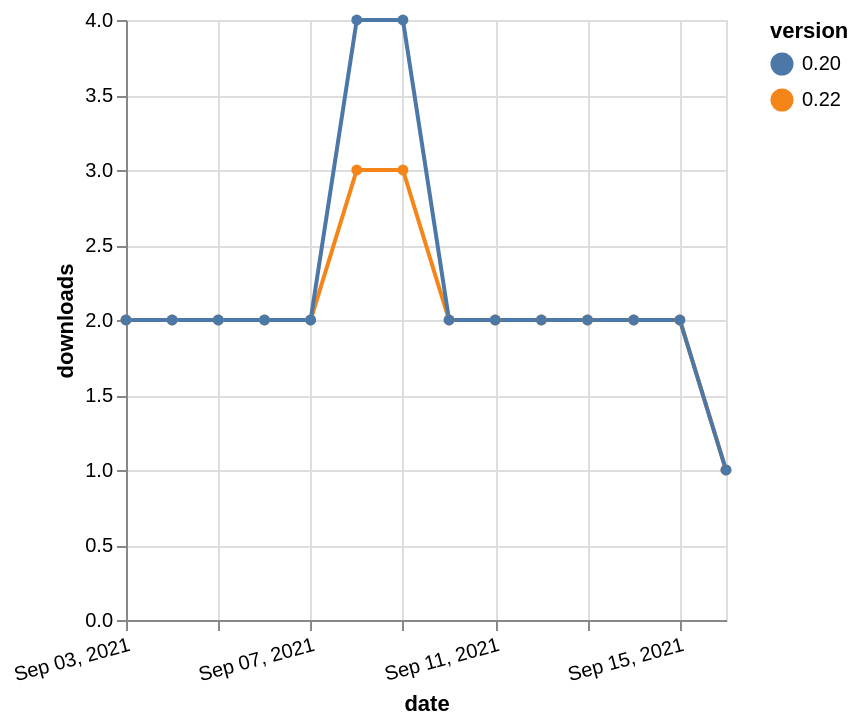

This figure's Vega-Lite source:
### Vega-Lite specification from a JSON file in a GitHub repository (floating-point values rounded to 4 significant figures)
{"$schema": "https://vega.github.io/schema/vega-lite/v5.json", "description": "A simple bar chart with embedded data.", "data": {"values": [{"date": "2021-09-03", "total": 1001, "delta": 2, "version": "0.22"}, {"date": "2021-09-04", "total": 1003, "delta": 2, "version": "0.22"}, {"date": "2021-09-05", "total": 1005, "delta": 2, "version": "0.22"}, {"date": "2021-09-06", "total": 1007, "delta": 2, "version": "0.22"}, {"date": "2021-09-07", "total": 1009, "delta": 2, "version": "0.22"}, {"date": "2021-09-08", "total": 1012, "delta": 3, "version": "0.22"}, {"date": "2021-09-09", "total": 1015, "delta": 3, "version": "0.22"}, {"date": "2021-09-10", "total": 1017, "delta": 2, "version": "0.22"}, {"date": "2021-09-11", "total": 1019, "delta": 2, "version": "0.22"}, {"date": "2021-09-12", "total": 1021, "delta": 2, "version": "0.22"}, {"date": "2021-09-13", "total": 1023, "delta": 2, "version": "0.22"}, {"date": "2021-09-14", "total": 1025, "delta": 2, "version": "0.22"}, {"date": "2021-09-15", "total": 1027, "delta": 2, "version": "0.22"}, {"date": "2021-09-16", "total": 1028, "delta": 1, "version": "0.22"}, {"date": "2021-09-03", "total": 1350, "delta": 2, "version": "0.20"}, {"date": "2021-09-04", "total": 1352, "delta": 2, "version": "0.20"}, {"date": "2021-09-05", "total": 1354, "delta": 2, "version": "0.20"}, {"date": "2021-09-06", "total": 1356, "delta": 2, "version": "0.20"}, {"date": "2021-09-07", "total": 1358, "delta": 2, "version": "0.20"}, {"date": "2021-09-08", "total": 1362, "delta": 4, "version": "0.20"}, {"date": "2021-09-09", "total": 1366, "delta": 4, "version": "0.20"}, {"date": "2021-09-10", "total": 1368, "delta": 2, "version": "0.20"}, {"date": "2021-09-11", "total": 1370, "delta": 2, "version": "0.20"}, {"date": "2021-09-12", "total": 1372, "delta": 2, "version": "0.20"}, {"date": "2021-09-13", "total": 1374, "delta": 2, "version": "0.20"}, {"date": "2021-09-14", "total": 1376, "delta": 2, "version": "0.20"}, {"date": "2021-09-15", "total": 1378, "delta": 2, "version": "0.20"}, {"date": "2021-09-16", "total": 1379, "delta": 1, "version": "0.20"}]}, "width": "container", "mark": {"type": "line", "point": {"filled": true}}, "encoding": {"x": {"field": "date", "type": "temporal", "timeUnit": "yearmonthdate", "title": "date", "axis": {"labelAngle": -15}}, "y": {"field": "delta", "type": "quantitative", "title": "downloads"}, "color": {"field": "version", "type": "nominal"}, "tooltip": {"field": "delta"}}}
